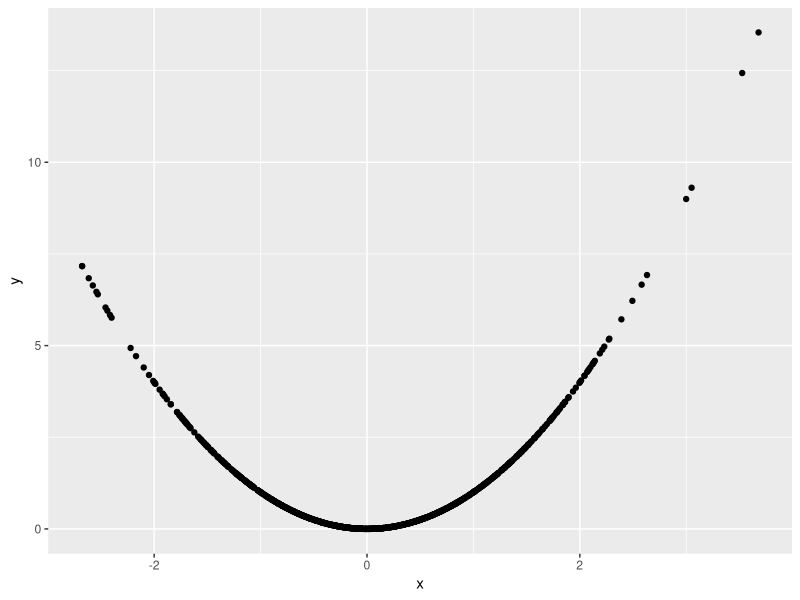

Write the R code that produced this figure.
## ---- chunk 1
library(tidyverse)

# Generate a tibble with two columns, x and y
plot_df = tibble(
  x = rnorm(1000),
  y = x^2
)

# Scatterplot of that tibble
ggplot(data = plot_df, aes(x = x, y = y)) + geom_point()
